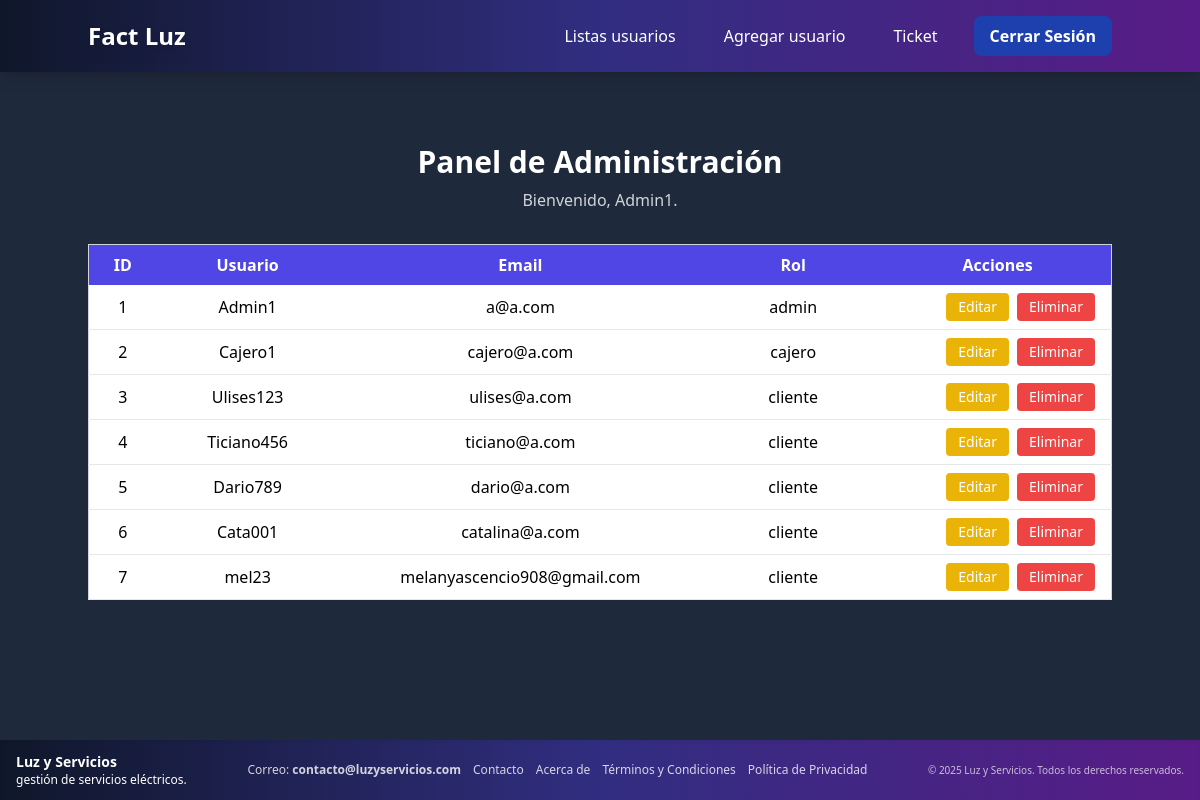
Page /index.php?ruta=administrar (signed in) on the committed database.
### tables this page shows
CREATE TABLE `usuario` (
  `id` int(11) NOT NULL,
  `nombreUsuario` varchar(100) DEFAULT NULL,
  `email` varchar(100) NOT NULL,
  `password` varchar(255) NOT NULL,
  `rol` varchar(20) NOT NULL,
  `activo` tinyint(1) NOT NULL DEFAULT 1
);

### controlador/template_controler.php (called while the page is built)
<?php
class TemplateController {
    public function GetTemplate(): void {
        include "vistas/template.php";
    }
    public function Getheader(): void {
        include "vistas/header.php";
    }
      public function GetFooter(): void {
        include "vistas/footer.php";
    }
}
?>

### index.php (called while the page is built, shortened)
<?php
require_once "controlador/template_controler.php";
$template = new TemplateController();
$template->GetHeader();
$template->GetTemplate();
?>

### vistas/modulos/administrar.php (the view, shortened to what this page needs)
<?php
$conexion = Conexion::conectar();
$stmt = $conexion->prepare("SELECT id, nombreUsuario, email, rol FROM usuario ORDER BY id ASC");
$stmt->execute();
$usuarios = $stmt->fetchAll(PDO::FETCH_ASSOC);
?>
<main class="flex-grow pt-28 px-4">
  <div class="p-8 flex flex-col items-center text-center">
    <h1 class="text-3xl font-bold mb-2 text-white">Panel de Administración</h1>
    <p class="text-gray-300 mb-8">
      Bienvenido, <?php echo htmlspecialchars($_SESSION['usuario']->nombreUsuario); ?>.
    </p>
    <div class="w-full max-w-5xl overflow-x-auto">
      <table class="w-full table-fixed bg-white text-black rounded shadow-md border border-gray-300">
        <thead class="bg-indigo-600 text-white">
          <tr>
            <th class="py-2 px-4 text-center w-12 align-middle">ID</th>
            <th class="py-2 px-4 text-center w-32 align-middle">Usuario</th>
            <th class="py-2 px-4 text-center w-64 align-middle">Email</th>
            <th class="py-2 px-4 text-center w-32 align-middle">Rol</th>
            <th class="py-2 px-4 text-center w-40 align-middle">Acciones</th>
          </tr>
        </thead>
        <tbody>
          <?php if (count($usuarios) === 0): ?>
            <tr>
              <td colspan="5" class="text-center py-6 text-gray-500">No se encontraron usuarios.</td>
            </tr>
          <?php else: ?>
            <?php foreach ($usuarios as $user): ?>
              <tr class="border-b hover:bg-gray-100">
                <td class="py-2 px-4 w-12 truncate align-middle">
                  <?= htmlspecialchars($user['id']) ?>
                </td>
                <td class="py-2 px-4 w-32 truncate align-middle">
                  <?= htmlspecialchars($user['nombreUsuario']) ?>
                </td>
                <td class="py-2 px-4 w-64 truncate align-middle">
                  <?= htmlspecialchars($user['email']) ?>
                </td>
                <td class="py-2 px-4 w-32 truncate align-middle">
                  <?= htmlspecialchars($user['rol']) ?>
                </td>
                <td class="py-2 px-4 w-40 align-middle">
                  <div class="flex justify-end space-x-2">
                    <a href="index.php?ruta=editar_usuario&id=<?= $user['id'] ?>"
                      class="bg-yellow-500 hover:bg-yellow-600 text-white px-3 py-1 rounded text-sm whitespace-nowrap">
                      Editar
                    </a>
                    <form action="index.php?ruta=administrar" method="POST"
                      onsubmit="return confirm('¿Estás seguro de eliminar este usuario?');">
                      <button type="submit"
                        class="bg-red-500 hover:bg-red-600 text-white px-3 py-1 rounded text-sm whitespace-nowrap">
                        Eliminar
                      </button>
                    </form>
                  </div>
                </td>
              </tr>
            <?php endforeach; ?>
          <?php endif; ?>
        </tbody>
      </table>
    </div>
  </div>
</main>

### rows in the picture
usuario: nombreUsuario "Admin1", id "1", email "a@a.com", rol "admin"
usuario: id "2", nombreUsuario "Cajero1", email "cajero@a.com", rol "cajero"
usuario: id "3", nombreUsuario "Ulises123", email "ulises@a.com", rol "cliente"
usuario: id "4", nombreUsuario "Ticiano456", email "ticiano@a.com", rol "cliente"
usuario: id "5", nombreUsuario "Dario789", email "dario@a.com", rol "cliente"
usuario: id "6", nombreUsuario "Cata001", email "catalina@a.com", rol "cliente"
usuario: id "7", nombreUsuario "mel23", email "melanyascencio908@gmail.com", rol "cliente"
